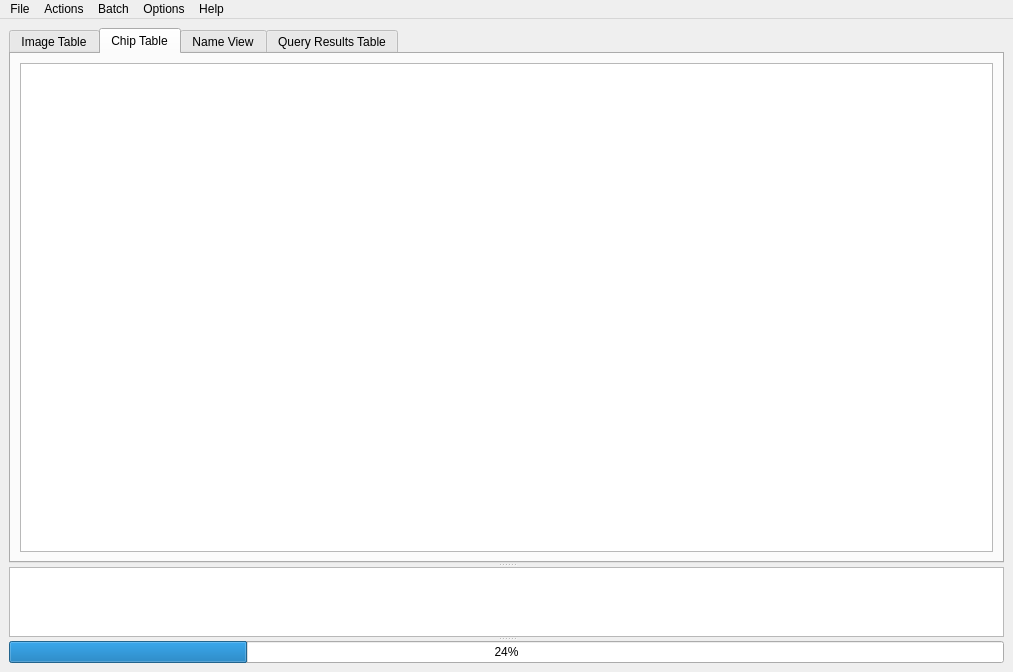
<?xml version="1.0" encoding="UTF-8"?>
<ui version="4.0">
 <class>mainSkel</class>
 <widget class="QMainWindow" name="mainSkel">
  <property name="geometry">
   <rect>
    <x>0</x>
    <y>0</y>
    <width>1013</width>
    <height>672</height>
   </rect>
  </property>
  <property name="windowTitle">
   <string>HotSpotter</string>
  </property>
  <widget class="QWidget" name="centralwidget">
   <layout class="QVBoxLayout" name="verticalLayout">
    <item>
     <widget class="QSplitter" name="splitter">
      <property name="orientation">
       <enum>Qt::Vertical</enum>
      </property>
      <widget class="QTabWidget" name="tablesTabWidget">
       <property name="sizePolicy">
        <sizepolicy hsizetype="Expanding" vsizetype="Expanding">
         <horstretch>0</horstretch>
         <verstretch>10</verstretch>
        </sizepolicy>
       </property>
       <property name="minimumSize">
        <size>
         <width>0</width>
         <height>0</height>
        </size>
       </property>
       <property name="currentIndex">
        <number>1</number>
       </property>
       <widget class="QWidget" name="image_view">
        <property name="minimumSize">
         <size>
          <width>445</width>
          <height>0</height>
         </size>
        </property>
        <attribute name="title">
         <string>Image Table</string>
        </attribute>
        <layout class="QGridLayout" name="gridLayout_3">
         <item row="0" column="0">
          <layout class="QVBoxLayout" name="verticalLayout_2">
           <item>
            <widget class="QTableWidget" name="gxs_TBL">
             <property name="sortingEnabled">
              <bool>true</bool>
             </property>
            </widget>
           </item>
          </layout>
         </item>
        </layout>
       </widget>
       <widget class="QWidget" name="chip_view">
        <attribute name="title">
         <string>Chip Table</string>
        </attribute>
        <layout class="QGridLayout" name="gridLayout_4">
         <item row="0" column="0">
          <layout class="QVBoxLayout" name="verticalLayout_3">
           <item>
            <widget class="QTableWidget" name="cxs_TBL">
             <property name="sizePolicy">
              <sizepolicy hsizetype="Expanding" vsizetype="Expanding">
               <horstretch>0</horstretch>
               <verstretch>0</verstretch>
              </sizepolicy>
             </property>
             <property name="sortingEnabled">
              <bool>true</bool>
             </property>
            </widget>
           </item>
          </layout>
         </item>
        </layout>
       </widget>
       <widget class="QWidget" name="name_view">
        <attribute name="title">
         <string>Name View</string>
        </attribute>
        <layout class="QGridLayout" name="gridLayout">
         <item row="0" column="0">
          <widget class="QTableWidget" name="nxs_TBL"/>
         </item>
        </layout>
       </widget>
       <widget class="QWidget" name="result_view">
        <attribute name="title">
         <string>Query Results Table</string>
        </attribute>
        <layout class="QVBoxLayout" name="verticalLayout_5">
         <item>
          <layout class="QVBoxLayout" name="verticalLayout_4">
           <item>
            <widget class="QTableWidget" name="res_TBL">
             <property name="selectionMode">
              <enum>QAbstractItemView::ExtendedSelection</enum>
             </property>
             <property name="textElideMode">
              <enum>Qt::ElideLeft</enum>
             </property>
             <property name="sortingEnabled">
              <bool>true</bool>
             </property>
            </widget>
           </item>
          </layout>
         </item>
        </layout>
       </widget>
      </widget>
      <widget class="QTextEdit" name="outputEdit">
       <property name="sizePolicy">
        <sizepolicy hsizetype="Expanding" vsizetype="Expanding">
         <horstretch>0</horstretch>
         <verstretch>1</verstretch>
        </sizepolicy>
       </property>
       <property name="acceptRichText">
        <bool>false</bool>
       </property>
      </widget>
      <widget class="QProgressBar" name="progressBar">
       <property name="sizePolicy">
        <sizepolicy hsizetype="Expanding" vsizetype="Fixed">
         <horstretch>0</horstretch>
         <verstretch>1</verstretch>
        </sizepolicy>
       </property>
       <property name="value">
        <number>24</number>
       </property>
      </widget>
     </widget>
    </item>
   </layout>
  </widget>
  <widget class="QMenuBar" name="menubar">
   <property name="geometry">
    <rect>
     <x>0</x>
     <y>0</y>
     <width>1013</width>
     <height>23</height>
    </rect>
   </property>
   <property name="contextMenuPolicy">
    <enum>Qt::ActionsContextMenu</enum>
   </property>
   <widget class="QMenu" name="menuFile">
    <property name="title">
     <string>File</string>
    </property>
    <addaction name="actionNew_Database"/>
    <addaction name="actionOpen_Database"/>
    <addaction name="separator"/>
    <addaction name="actionSave_Database"/>
    <addaction name="separator"/>
    <addaction name="actionImport_Img_file"/>
    <addaction name="actionImport_Img_dir"/>
    <addaction name="separator"/>
    <addaction name="actionQuit"/>
   </widget>
   <widget class="QMenu" name="menuOptions">
    <property name="title">
     <string>Options</string>
    </property>
    <addaction name="actionLayout_Figures"/>
    <addaction name="separator"/>
    <addaction name="actionPreferences"/>
   </widget>
   <widget class="QMenu" name="menuHelp">
    <property name="title">
     <string>Help</string>
    </property>
    <addaction name="actionAbout"/>
    <addaction name="actionView_Docs"/>
    <addaction name="separator"/>
    <addaction name="actionView_DBDir"/>
    <addaction name="actionView_Computed_Dir"/>
    <addaction name="actionView_Global_Dir"/>
    <addaction name="separator"/>
    <addaction name="actionWriteLogs"/>
    <addaction name="separator"/>
    <addaction name="actionDelete_Precomputed_Results"/>
    <addaction name="actionDelete_computed_directory"/>
    <addaction name="actionDelete_global_preferences"/>
    <addaction name="separator"/>
    <addaction name="actionDev_Mode_IPython"/>
    <addaction name="actionDeveloper_Reload"/>
   </widget>
   <widget class="QMenu" name="menuActions">
    <property name="title">
     <string>Actions</string>
    </property>
    <addaction name="actionAdd_Chip"/>
    <addaction name="actionNew_Chip_Property"/>
    <addaction name="separator"/>
    <addaction name="actionQuery"/>
    <addaction name="separator"/>
    <addaction name="actionReselect_ROI"/>
    <addaction name="actionReselect_Ori"/>
    <addaction name="separator"/>
    <addaction name="actionNext"/>
    <addaction name="separator"/>
    <addaction name="actionDelete_Chip"/>
    <addaction name="actionDelete_Image"/>
   </widget>
   <widget class="QMenu" name="menuBatch">
    <property name="title">
     <string>Batch</string>
    </property>
    <addaction name="actionPrecomputeChipsFeatures"/>
    <addaction name="actionPrecompute_Queries"/>
    <addaction name="separator"/>
    <addaction name="actionScale_all_ROIS"/>
    <addaction name="separator"/>
    <addaction name="actionConvert_all_images_into_chips"/>
   </widget>
   <addaction name="menuFile"/>
   <addaction name="menuActions"/>
   <addaction name="menuBatch"/>
   <addaction name="menuOptions"/>
   <addaction name="menuHelp"/>
  </widget>
  <action name="actionOpen_Database">
   <property name="text">
    <string>Open Database</string>
   </property>
   <property name="toolTip">
    <string>Opens a different database directory. </string>
   </property>
   <property name="shortcut">
    <string>Ctrl+O</string>
   </property>
   <property name="shortcutContext">
    <enum>Qt::ApplicationShortcut</enum>
   </property>
  </action>
  <action name="actionSave_Database">
   <property name="text">
    <string>Save Database</string>
   </property>
   <property name="iconText">
    <string>Save Database</string>
   </property>
   <property name="toolTip">
    <string>Saves the added images / chip properties / and changed names to the database csv tables.</string>
   </property>
   <property name="shortcut">
    <string>Ctrl+S</string>
   </property>
   <property name="shortcutContext">
    <enum>Qt::ApplicationShortcut</enum>
   </property>
  </action>
  <action name="actionImport_Img_file">
   <property name="text">
    <string>Import Images (select file(s))</string>
   </property>
   <property name="shortcut">
    <string>Ctrl+I</string>
   </property>
   <property name="shortcutContext">
    <enum>Qt::ApplicationShortcut</enum>
   </property>
  </action>
  <action name="actionOpen_Data_Directory">
   <property name="text">
    <string>View Data Directory</string>
   </property>
  </action>
  <action name="actionOpen_Source_Directory">
   <property name="text">
    <string>View Source Directory</string>
   </property>
  </action>
  <action name="actionUndockDisplay">
   <property name="text">
    <string>Undock Display</string>
   </property>
  </action>
  <action name="actionTogPlt">
   <property name="text">
    <string>Toggle PlotWidget</string>
   </property>
  </action>
  <action name="actionHelpCMD">
   <property name="text">
    <string>Command Line Help</string>
   </property>
  </action>
  <action name="actionHelpGUI">
   <property name="text">
    <string>GUI Help</string>
   </property>
  </action>
  <action name="actionAbout">
   <property name="enabled">
    <bool>false</bool>
   </property>
   <property name="text">
    <string>About</string>
   </property>
   <property name="shortcutContext">
    <enum>Qt::ApplicationShortcut</enum>
   </property>
  </action>
  <action name="actionHelpWorkflow">
   <property name="text">
    <string>Workflow Help</string>
   </property>
  </action>
  <action name="actionAdd_Chip">
   <property name="text">
    <string>Add Chip</string>
   </property>
   <property name="toolTip">
    <string>When adding a chip, you select an ROI in Image View. The ROI defines a new chip and it is added (but not saved) to the database.</string>
   </property>
   <property name="shortcut">
    <string>A</string>
   </property>
   <property name="shortcutContext">
    <enum>Qt::ApplicationShortcut</enum>
   </property>
  </action>
  <action name="actionReselect_ROI">
   <property name="text">
    <string>Reselect ROI</string>
   </property>
   <property name="toolTip">
    <string>Changes the ROI of a chip. Previously associated results and chip data are removed and recomputed. </string>
   </property>
   <property name="shortcut">
    <string>R</string>
   </property>
   <property name="shortcutContext">
    <enum>Qt::ApplicationShortcut</enum>
   </property>
  </action>
  <action name="actionNext">
   <property name="text">
    <string>Select Next</string>
   </property>
   <property name="toolTip">
    <string>Selects the next image or chip in the database. </string>
   </property>
   <property name="shortcut">
    <string>N</string>
   </property>
   <property name="shortcutContext">
    <enum>Qt::ApplicationShortcut</enum>
   </property>
  </action>
  <action name="actionDelete_Chip">
   <property name="text">
    <string>Delete Chip</string>
   </property>
   <property name="toolTip">
    <string>Removes a chip from the database. </string>
   </property>
   <property name="shortcut">
    <string>Ctrl+Del</string>
   </property>
   <property name="shortcutContext">
    <enum>Qt::ApplicationShortcut</enum>
   </property>
  </action>
  <action name="actionQuery">
   <property name="enabled">
    <bool>true</bool>
   </property>
   <property name="text">
    <string>Query</string>
   </property>
   <property name="toolTip">
    <string>Issues the currently selected chip as a query. The result table is then populated.</string>
   </property>
   <property name="shortcut">
    <string>Q</string>
   </property>
   <property name="shortcutContext">
    <enum>Qt::ApplicationShortcut</enum>
   </property>
  </action>
  <action name="actionPrev">
   <property name="text">
    <string>Prev</string>
   </property>
  </action>
  <action name="actionWriteLogs">
   <property name="enabled">
    <bool>false</bool>
   </property>
   <property name="text">
    <string>Write Logs</string>
   </property>
   <property name="shortcutContext">
    <enum>Qt::ApplicationShortcut</enum>
   </property>
  </action>
  <action name="actionOpen_Internal_Directory">
   <property name="text">
    <string>View Internal Directory</string>
   </property>
  </action>
  <action name="actionPreferences">
   <property name="text">
    <string>Edit Preferences</string>
   </property>
   <property name="toolTip">
    <string>Changes algorithm parameters and program behavior.</string>
   </property>
   <property name="shortcut">
    <string>Ctrl+P</string>
   </property>
   <property name="shortcutContext">
    <enum>Qt::ApplicationShortcut</enum>
   </property>
  </action>
  <action name="actionQuit">
   <property name="text">
    <string>Quit</string>
   </property>
   <property name="toolTip">
    <string>Exits the program</string>
   </property>
   <property name="shortcutContext">
    <enum>Qt::ApplicationShortcut</enum>
   </property>
  </action>
  <action name="actionConvertImage2Chip">
   <property name="enabled">
    <bool>true</bool>
   </property>
   <property name="text">
    <string>Convert All Images to Chips</string>
   </property>
  </action>
  <action name="actionBatch_Change_Name">
   <property name="text">
    <string>Batch Change Name</string>
   </property>
  </action>
  <action name="actionReselect_Ori">
   <property name="text">
    <string>Reselect Orientation</string>
   </property>
   <property name="toolTip">
    <string>Changes the orientation of a chip. Previously associated results and chip data are removed and recomputed. </string>
   </property>
   <property name="shortcut">
    <string>O</string>
   </property>
   <property name="shortcutContext">
    <enum>Qt::ApplicationShortcut</enum>
   </property>
  </action>
  <action name="actionAdd_Metadata_Property">
   <property name="text">
    <string>Add Chip Property</string>
   </property>
  </action>
  <action name="actionAutoassign">
   <property name="text">
    <string>Assign Matches Above Threshold</string>
   </property>
  </action>
  <action name="actionRankErrorExpt">
   <property name="text">
    <string>Rank Error Experiment</string>
   </property>
  </action>
  <action name="actionName_Consistency_Experiment">
   <property name="text">
    <string>Name Consistency</string>
   </property>
  </action>
  <action name="actionIncrease_ROI_Size">
   <property name="text">
    <string>Increase all ROI Sizes</string>
   </property>
  </action>
  <action name="actionView_Docs">
   <property name="enabled">
    <bool>false</bool>
   </property>
   <property name="text">
    <string>View Documentation</string>
   </property>
   <property name="shortcutContext">
    <enum>Qt::ApplicationShortcut</enum>
   </property>
  </action>
  <action name="actionAutoassign_2">
   <property name="text">
    <string>Auto-Assign Matches</string>
   </property>
  </action>
  <action name="actionNew_Database">
   <property name="text">
    <string>New Database</string>
   </property>
   <property name="toolTip">
    <string>Create a new folder to use as a database. </string>
   </property>
   <property name="shortcut">
    <string>Ctrl+N</string>
   </property>
   <property name="shortcutContext">
    <enum>Qt::ApplicationShortcut</enum>
   </property>
  </action>
  <action name="actionImport_Img_dir">
   <property name="text">
    <string>Import Images (select directory)</string>
   </property>
   <property name="shortcutContext">
    <enum>Qt::ApplicationShortcut</enum>
   </property>
  </action>
  <action name="actionPrecompute_Queries">
   <property name="text">
    <string>Precompute Queries</string>
   </property>
   <property name="toolTip">
    <string>This might take anywhere from a coffee break to an overnight  procedure depending on how many ROIs you've made. It queries each chip and saves the result which allows multiple queries to be rapidly inspected later. </string>
   </property>
   <property name="shortcutContext">
    <enum>Qt::ApplicationShortcut</enum>
   </property>
  </action>
  <action name="actionPrecomputeChipsFeatures">
   <property name="text">
    <string>Precompute Chips/Features</string>
   </property>
   <property name="toolTip">
    <string>Extracts all chips from images, and computes features. This loads the data into memory and reduces waiting time between selecting chips and images.</string>
   </property>
   <property name="shortcut">
    <string>Ctrl+Return</string>
   </property>
   <property name="shortcutContext">
    <enum>Qt::ApplicationShortcut</enum>
   </property>
  </action>
  <action name="actionView_DBDir">
   <property name="text">
    <string>View Database Dir</string>
   </property>
   <property name="toolTip">
    <string>Opens the database folder in your operating system's native file browser (explorer/finder/nautilus)</string>
   </property>
   <property name="shortcutContext">
    <enum>Qt::ApplicationShortcut</enum>
   </property>
  </action>
  <action name="actionScale_all_ROIS">
   <property name="enabled">
    <bool>false</bool>
   </property>
   <property name="text">
    <string>Scale all ROIs</string>
   </property>
   <property name="toolTip">
    <string>Changes the size of every ROI in the database. </string>
   </property>
   <property name="shortcutContext">
    <enum>Qt::ApplicationShortcut</enum>
   </property>
  </action>
  <action name="actionConvert_all_images_into_chips">
   <property name="enabled">
    <bool>false</bool>
   </property>
   <property name="text">
    <string>Convert all images into chips</string>
   </property>
   <property name="toolTip">
    <string>Every image without a chip has an ROI added to it spanning the entire image.</string>
   </property>
   <property name="shortcutContext">
    <enum>Qt::ApplicationShortcut</enum>
   </property>
  </action>
  <action name="actionNew_Chip_Property">
   <property name="text">
    <string>New Chip Property</string>
   </property>
   <property name="toolTip">
    <string>Creates a new column in the chip table for user properties.</string>
   </property>
   <property name="shortcutContext">
    <enum>Qt::ApplicationShortcut</enum>
   </property>
  </action>
  <action name="actionDelete_computed_directory">
   <property name="text">
    <string>Delete Computed Directory</string>
   </property>
   <property name="toolTip">
    <string>Deletes all precomputations (not your ROIs or properties though) and lets all data be recomputed and reloaded. This puts your database in a cleaner state. </string>
   </property>
   <property name="shortcutContext">
    <enum>Qt::ApplicationShortcut</enum>
   </property>
  </action>
  <action name="actionDelete_global_preferences">
   <property name="text">
    <string>Delete Global Preferences</string>
   </property>
   <property name="toolTip">
    <string>This deletes global preferences like the previously opened database, your work directory, and defaults algorithm preferences. Use if HotSpotter crashes on loading a database. </string>
   </property>
   <property name="shortcutContext">
    <enum>Qt::ApplicationShortcut</enum>
   </property>
  </action>
  <action name="actionView_Computed_Dir">
   <property name="text">
    <string>View Computed Dir</string>
   </property>
   <property name="toolTip">
    <string>Opens the directory where all precomputed chips, query results, and features are stored. </string>
   </property>
   <property name="shortcutContext">
    <enum>Qt::ApplicationShortcut</enum>
   </property>
  </action>
  <action name="actionView_Global_Dir">
   <property name="text">
    <string>View Global Dir</string>
   </property>
   <property name="toolTip">
    <string>This is youre ~/.hotspotter folder, which stores non-database-specific preferences.</string>
   </property>
   <property name="shortcutContext">
    <enum>Qt::ApplicationShortcut</enum>
   </property>
  </action>
  <action name="actionLayout_Figures">
   <property name="text">
    <string>Layout Figures</string>
   </property>
   <property name="toolTip">
    <string>Organizes windows in a grid</string>
   </property>
   <property name="shortcut">
    <string>Ctrl+L</string>
   </property>
   <property name="shortcutContext">
    <enum>Qt::ApplicationShortcut</enum>
   </property>
  </action>
  <action name="actionDev_Mode_IPython">
   <property name="text">
    <string>Developer Mode (IPython)</string>
   </property>
   <property name="toolTip">
    <string>This allows IPython interaction in the terminal and disables GUI interaction until the &quot;exit&quot; command is entered in IPython. </string>
   </property>
   <property name="shortcut">
    <string>Ctrl+Alt+Shift+D</string>
   </property>
   <property name="shortcutContext">
    <enum>Qt::ApplicationShortcut</enum>
   </property>
  </action>
  <action name="actionDelete_Precomputed_Results">
   <property name="text">
    <string>Delete Cached Query Results</string>
   </property>
   <property name="toolTip">
    <string>Removes all precomputed results. Use if you expect that your results may be corrupted.</string>
   </property>
  </action>
  <action name="actionDeveloper_Reload">
   <property name="text">
    <string>Developer Reload</string>
   </property>
   <property name="shortcut">
    <string>Ctrl+Shift+R</string>
   </property>
   <property name="shortcutContext">
    <enum>Qt::ApplicationShortcut</enum>
   </property>
  </action>
  <action name="actionDelete_Image">
   <property name="text">
    <string>Trash Image</string>
   </property>
   <property name="shortcut">
    <string>Ctrl+Shift+Del</string>
   </property>
   <property name="shortcutContext">
    <enum>Qt::ApplicationShortcut</enum>
   </property>
  </action>
 </widget>
 <resources/>
 <connections/>
</ui>
